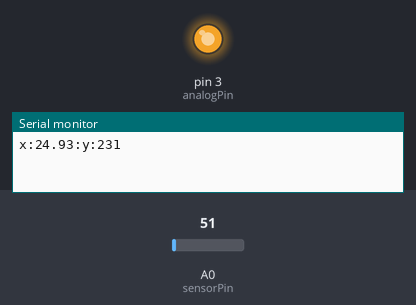
A sketch run on a simulated Arduino Uno, built with avr-gcc and run on an emulated ATmega328P. Parts: output pins drawn as LEDs (lit = HIGH), the last lines printed to the serial monitor. Inputs (shaded band) come from the test bench; at power-on: A0 (sensorPin) = 51.

Above: at 1.2 s.
1.3 s: A0 (sensorPin) set to 86
At 3.9 s:
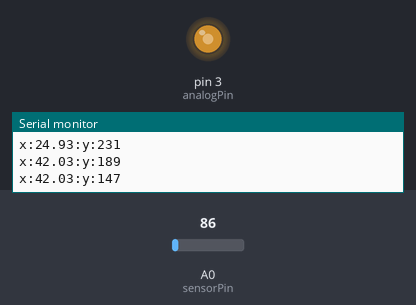
4.3 s: A0 (sensorPin) set to 71
At 9.0 s:
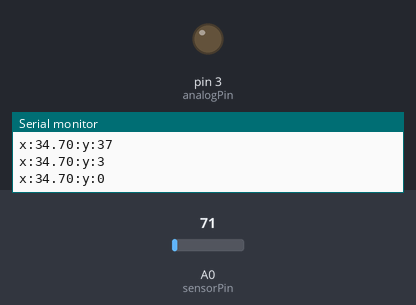
Timing chart, 0 to 10.5 s (numbered marks = the images above; inputs shaded):
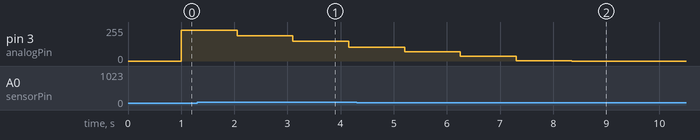

The sketch:

Temperature_pid.ino
```cpp
//Temperature sensor LM35

int sensorPin = A0;    // select the input pin
float sensorValue = 0;  // variable to store the value coming from the sensor
float sensorTemp = 0.0; // variable temperature
int step_time = 50;   // variable to delay the loop
int kp = -1;
int dutyCycle = 255; //Arranca apagado
int analogPin = 3; //
int ventana = 5;
int i = 0;
float correction;

float setPointTemperature = 23;

void setup() {
  // initialize serial communications:
  Serial.begin(9600);
  pinMode(analogPin, OUTPUT);
}

void loop()  {
  // send data only when you receive data:

     // while (Serial.available() > 0) {

      setPointTemperature = Serial.parseFloat();
  // read the value from the sensor LM35:

      sensorValue = 0 ;

      for (i = 0; i<ventana; i++) {
        sensorValue = sensorValue + analogRead(sensorPin);
      }
      sensorValue = sensorValue/ventana;

      sensorTemp = ((5.0 * sensorValue) / 1023.0) * 100.0;  //conversion to temp Celsius
    //  Serial.println(sensorTemp);

      correction = kp*(sensorTemp - setPointTemperature);
      dutyCycle = dutyCycle + (int)correction;

      if (dutyCycle > 255) {
        dutyCycle = 255;
      }

      if (dutyCycle < 0) {
        dutyCycle = 0;
      }

      Serial.println((String)"x:"+sensorTemp+":y:"+dutyCycle);

      analogWrite(analogPin, dutyCycle);

      delay(step_time);
}
```
